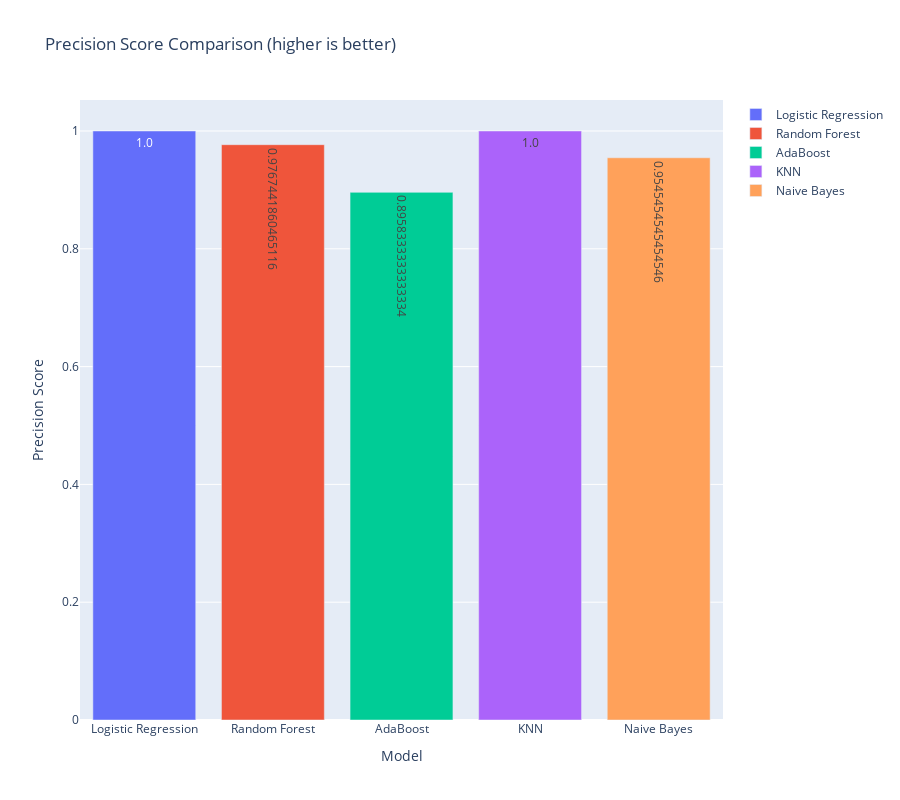

Write notebook code for a chart like this one.
### Code cell
# Create the bar plot for Precision Score
precision_score_plot = go.Figure()

for model_name in best_metrics['Model']:
    # Y axis
    model_precision = best_metrics[best_metrics['Model'] == model_name]['Precision Score'].values[0]
    precision_score_plot.add_trace(
        go.Bar(x=[model_name], y=[model_precision], text=[f'{model_precision}'], name=model_name)
    )

# Update the layout
precision_score_plot.update_layout(
    title='Precision Score Comparison (higher is better)',
    xaxis_title='Model',
    yaxis_title='Precision Score',
    height=800
)

### Figure 1 — Plotly figure (JSON) as saved in the notebook; plotly's stock layout.template omitted (floating-point values rounded to 4 significant figures)
{"data": [{"name": "Logistic Regression", "text": ["1.0"], "type": "bar", "x": ["Logistic Regression"], "y": [1]}, {"name": "Random Forest", "text": ["0.9767441860465116"], "type": "bar", "x": ["Random Forest"], "y": [0.9767]}, {"name": "AdaBoost", "text": ["0.8958333333333334"], "type": "bar", "x": ["AdaBoost"], "y": [0.8958]}, {"name": "KNN", "text": ["1.0"], "type": "bar", "x": ["KNN"], "y": [1]}, {"name": "Naive Bayes", "text": ["0.9545454545454546"], "type": "bar", "x": ["Naive Bayes"], "y": [0.9545]}], "layout": {"height": 800, "title": {"text": "Precision Score Comparison (higher is better)"}, "xaxis": {"title": {"text": "Model"}}, "yaxis": {"title": {"text": "Precision Score"}}}}
